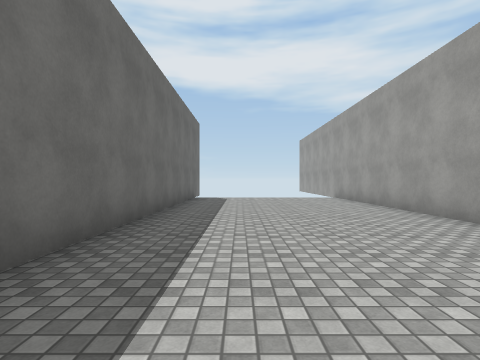
View 1 (above)

14 first-person views from a walk through a Unity game level. The camera is 1.3 m above the floor, looks level and sees 80° across. The floor is counted in squares, 2 m on a side. Each view is taken from the middle of a square. On the plan, view 1 faces up. The plan holds only what a view shows up to about 9 squares ahead; the rest is blank. The place goes on beyond the plan. The player character is not drawn. Surface patterns are stand-ins for the level's own textures.

View 2
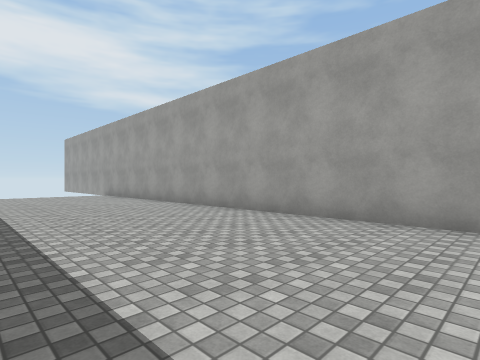

View 3
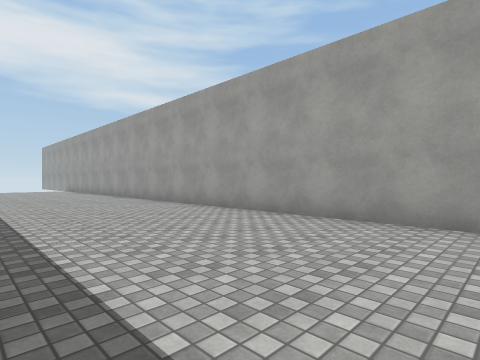

View 4
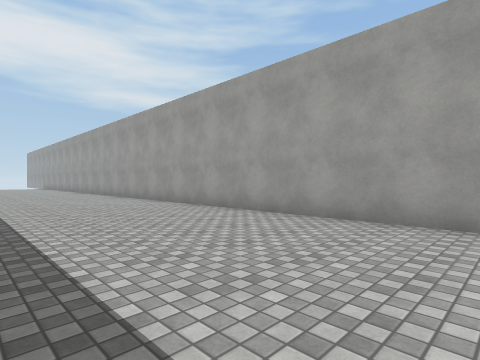

View 5
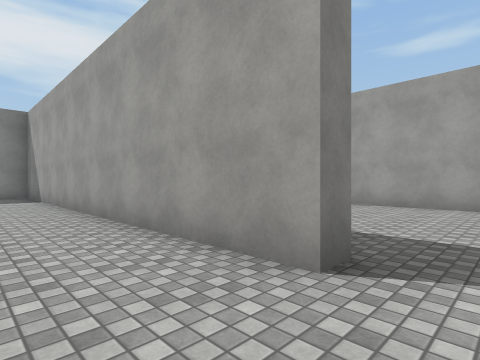

View 6
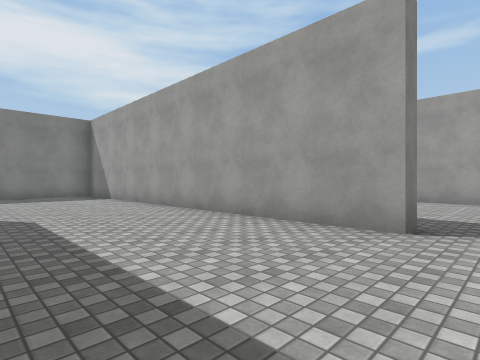

View 7
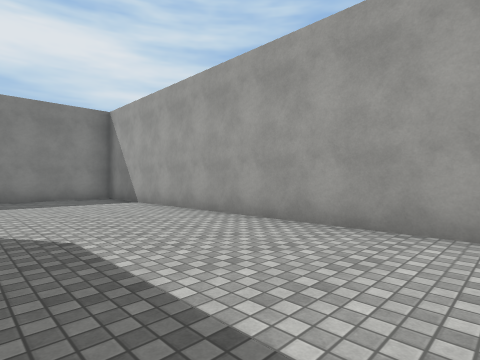

View 8
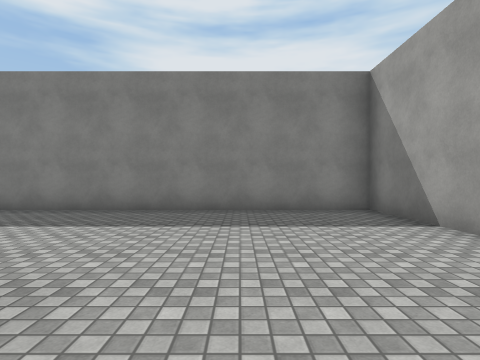

View 9
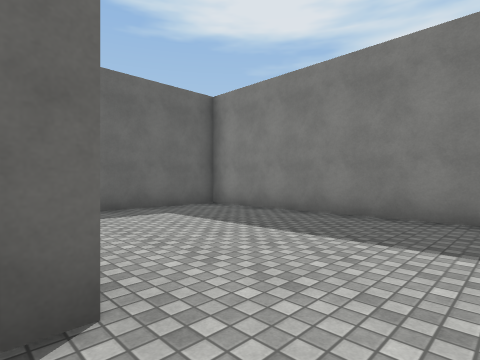

View 10
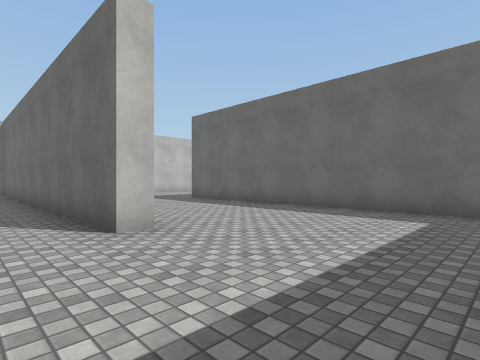

View 11
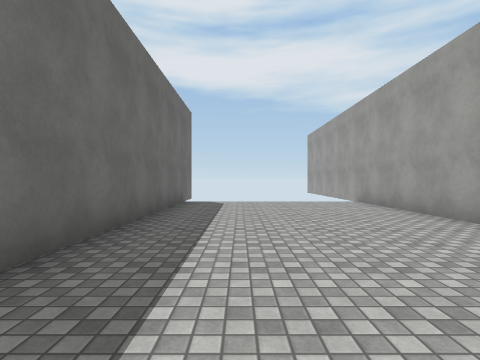

View 12
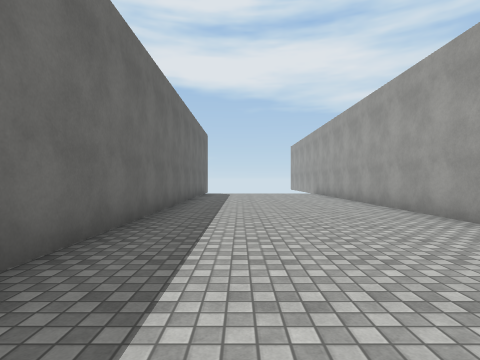

View 13
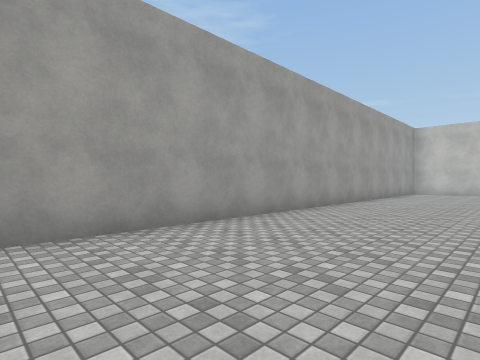

View 14
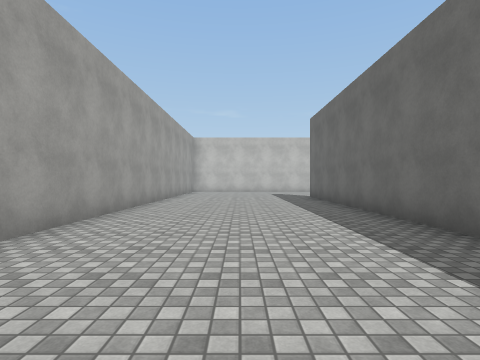

### Floor plan
Points are (right, up) in squares from view 1. A wall is a line through its corners. A room is listed if a view was taken in it or the views show most of it. See-through windows are left out.
Room 1 (views 1, 2, 3, 4, 11, 12, 13, 14)
walls: (-1.7, -5.1) (-1.7, -11); (-1.6, -13) (-2.2, -13); (3.5, -13.6) (3.5, 11); (-1.7, 10.9) (-1.7, -1)
ways out: opening at (-2, -13.5) to room 2
Room 2 (views 5, 6, 7, 8, 9, 10)
walls: (-7, -6.5) (-6.4, -6.5) (-6.4, -14.2); (-2.2, -13) (-2.2, -1.8) (-11.3, -1.8) (-11.3, -9.5)
ways out: opening at (-2, -13.5) to room 1

Positions as (right, up) in squares from view 1, and headings:
1: (0, 0), facing up
2: (-1, -2), facing up-right
3: (-1, -8), facing up-right
4: (-1, -14), facing up-right
5: (-4, -14), facing up-right
6: (-6, -14), facing up-right
7: (-6, -12), facing up-right
8: (-5, -8), facing up
9: (-5, -7), facing up-left
10: (-5, -3), facing down-left
11: (0, 2), facing up
12: (0, -3), facing up
13: (0, -3), facing down-right
14: (1, -2), facing down
